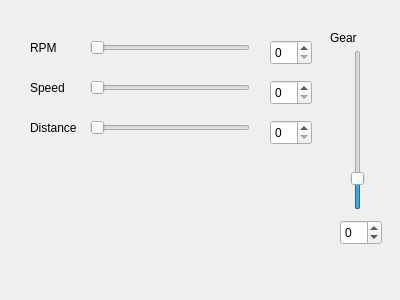
<?xml version="1.0" encoding="UTF-8"?>
<ui version="4.0">
 <class>CarInfo</class>
 <widget class="QWidget" name="CarInfo">
  <property name="geometry">
   <rect>
    <x>0</x>
    <y>0</y>
    <width>400</width>
    <height>300</height>
   </rect>
  </property>
  <property name="windowTitle">
   <string>Form</string>
  </property>
  <widget class="QLabel" name="label">
   <property name="geometry">
    <rect>
     <x>30</x>
     <y>40</y>
     <width>49</width>
     <height>16</height>
    </rect>
   </property>
   <property name="text">
    <string>RPM</string>
   </property>
  </widget>
  <widget class="QSlider" name="rpmSlider">
   <property name="geometry">
    <rect>
     <x>90</x>
     <y>40</y>
     <width>160</width>
     <height>16</height>
    </rect>
   </property>
   <property name="maximum">
    <number>9999</number>
   </property>
   <property name="orientation">
    <enum>Qt::Orientation::Horizontal</enum>
   </property>
  </widget>
  <widget class="QSpinBox" name="rpmBox">
   <property name="geometry">
    <rect>
     <x>270</x>
     <y>40</y>
     <width>42</width>
     <height>25</height>
    </rect>
   </property>
   <property name="maximum">
    <number>9999</number>
   </property>
  </widget>
  <widget class="QSpinBox" name="speedBox">
   <property name="geometry">
    <rect>
     <x>270</x>
     <y>80</y>
     <width>42</width>
     <height>25</height>
    </rect>
   </property>
   <property name="maximum">
    <number>250</number>
   </property>
  </widget>
  <widget class="QLabel" name="label_2">
   <property name="geometry">
    <rect>
     <x>30</x>
     <y>80</y>
     <width>49</width>
     <height>16</height>
    </rect>
   </property>
   <property name="text">
    <string>Speed</string>
   </property>
  </widget>
  <widget class="QSlider" name="speedSlider">
   <property name="geometry">
    <rect>
     <x>90</x>
     <y>80</y>
     <width>160</width>
     <height>16</height>
    </rect>
   </property>
   <property name="maximum">
    <number>250</number>
   </property>
   <property name="orientation">
    <enum>Qt::Orientation::Horizontal</enum>
   </property>
  </widget>
  <widget class="QSpinBox" name="distanceBox">
   <property name="geometry">
    <rect>
     <x>270</x>
     <y>120</y>
     <width>42</width>
     <height>25</height>
    </rect>
   </property>
  </widget>
  <widget class="QLabel" name="label_3">
   <property name="geometry">
    <rect>
     <x>30</x>
     <y>120</y>
     <width>49</width>
     <height>16</height>
    </rect>
   </property>
   <property name="text">
    <string>Distance</string>
   </property>
  </widget>
  <widget class="QSlider" name="distanceSlider">
   <property name="geometry">
    <rect>
     <x>90</x>
     <y>120</y>
     <width>160</width>
     <height>16</height>
    </rect>
   </property>
   <property name="orientation">
    <enum>Qt::Orientation::Horizontal</enum>
   </property>
  </widget>
  <widget class="QSpinBox" name="gearBox">
   <property name="geometry">
    <rect>
     <x>340</x>
     <y>220</y>
     <width>42</width>
     <height>25</height>
    </rect>
   </property>
   <property name="minimum">
    <number>-1</number>
   </property>
   <property name="maximum">
    <number>6</number>
   </property>
  </widget>
  <widget class="QLabel" name="label_4">
   <property name="geometry">
    <rect>
     <x>330</x>
     <y>30</y>
     <width>49</width>
     <height>16</height>
    </rect>
   </property>
   <property name="text">
    <string>Gear</string>
   </property>
  </widget>
  <widget class="QSlider" name="gearSlider">
   <property name="geometry">
    <rect>
     <x>350</x>
     <y>50</y>
     <width>16</width>
     <height>160</height>
    </rect>
   </property>
   <property name="minimum">
    <number>-1</number>
   </property>
   <property name="maximum">
    <number>5</number>
   </property>
   <property name="orientation">
    <enum>Qt::Orientation::Vertical</enum>
   </property>
  </widget>
 </widget>
 <resources/>
 <connections/>
</ui>
